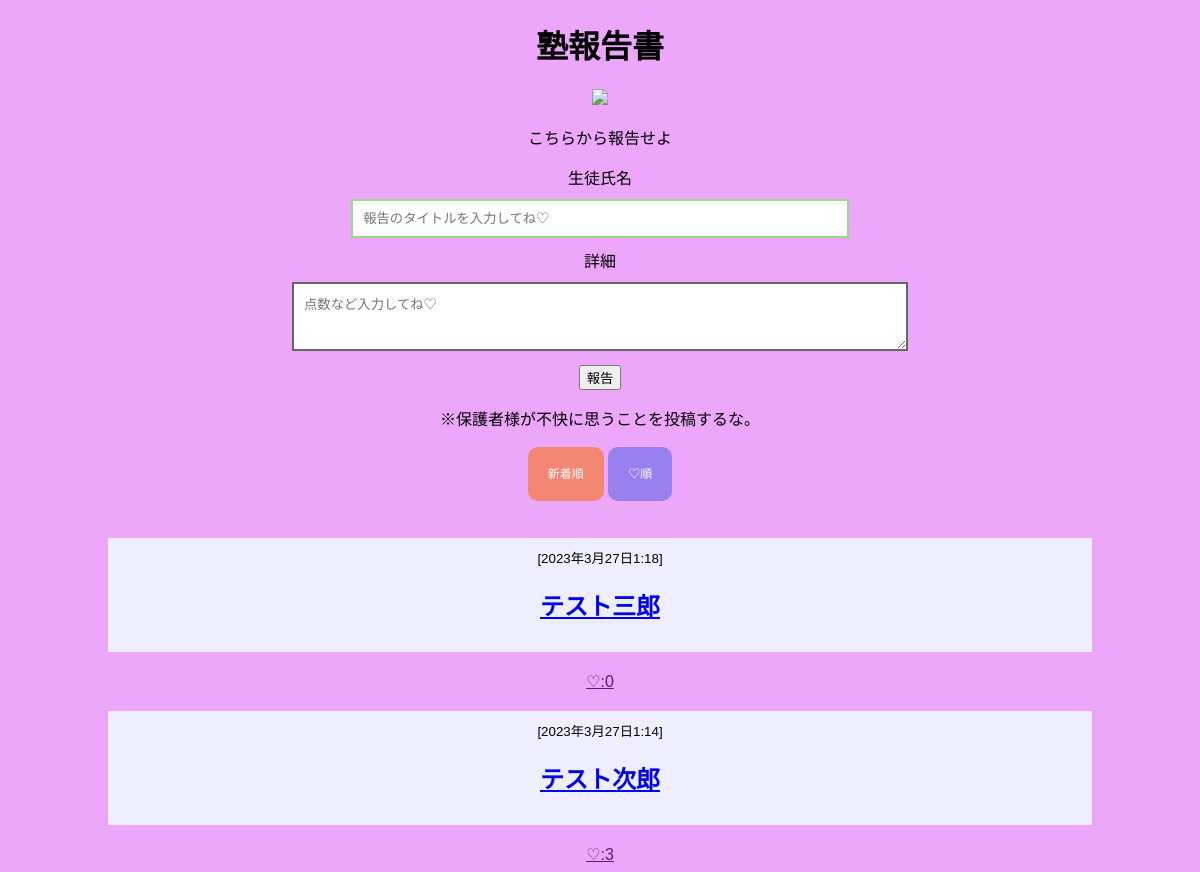
The app's page /, older data.
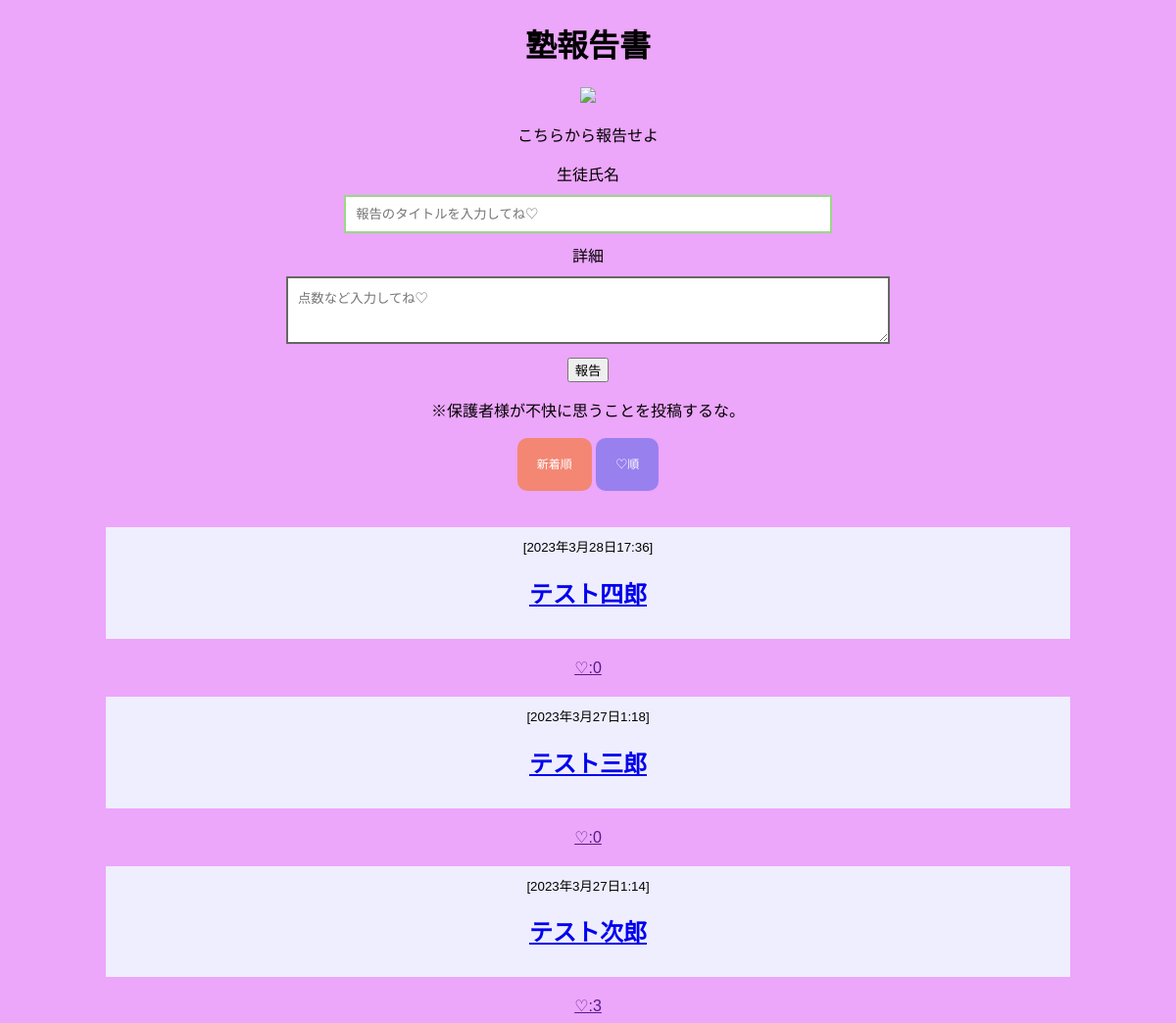
The same page, newer data.
### cram/models.py (models this page shows, shortened)
class Article(models.Model):
    title = models.CharField(max_length=200)
    body = models.TextField()
    posted_at = models.DateTimeField(default=timezone.now)
    published_at = models.DateTimeField(blank=True, null=True)
    like = models.IntegerField(default=0)

### cram/views.py (the view)
# urls.py: path('', views.index, name='index'),
def index(request):
    if request.method == 'POST':
        article = Article(title=request.POST['title'], body=request.POST['text'])
        article.save()
        return redirect(detail, article.id)
    if ('sort' in request.GET):
        if request.GET['sort'] == 'like':
            articles = Article.objects.order_by('-like')
        else:
            articles = Article.objects.order_by('-posted_at')
    else:
        articles = Article.objects.order_by('-posted_at')
    context = {
        "articles": articles,
    }
    return render(request, 'project/index.html', context)

### cram/templates/project/index.html (shortened to what this page needs)
{% load static %}
<!DOCTYPE html>
<html>
  <head>
    <link href="{% static 'cram/css/default.css' %}" rel="stylesheet">
  </head>
  <body>
  <div style="text-align: center;">
    <h1>塾報告書</h1>
    <div style="text-align: center;">
      <img src="https://icongr.am/feather/wifi.svg?size=60&color=currentColor" >
    </div>
    <p>こちらから報告せよ</p>
    <form action="{% url 'index' %}" method="post">
      <div>
        <label for="titleInput">生徒氏名</label><br>
        <input id="titleInput" name="title" type="text" row="1" placeholder="報告のタイトルを入力してね♡">
      </div>
      <div>
        <label for="textInput">詳細</label><br>
        <textarea id="textInput" name="text" rows="3" placeholder="点数など入力してね♡"></textarea>
      </div>
      <div>
        <button type="submit">報告</button>
      </div>
    </form>
    <p>※保護者様が不快に思うことを投稿するな。</p>
    <br>
    <div>
      <a href="{% url 'index' %}?sort=Date" id="sort_new">新着順</a>
      <a href="{% url 'index' %}?sort=like" id="sort_like">♡順</a>
    </div>
    <br>
    <br>
    {% if articles %}
    {% for article in articles %}
    <div class="text">
    <small>[{{ article.posted_at }}]</small>
    <h2><a href="{% url 'detail' article.id %}">{{ article.title }}</a></h2>
    </div>
    <div>
      <a href=""onclick="like({{article.id}});">
        ♡:<span id="like{{article.id}}">{{ article.like }}</span>
      </a>
    </div>
    {% endfor %}
    {% else %}
    <p>No article.</p>
    {% endif %}
  </div>
  </body>
</html>

### cram/static/cram/css/default.css (style rules this page uses)
body { font-family: sans-serif; background-color: #eca6fa; }
h1 { color: rgb(210, 225, 116), }
h2 { padding: 0px 10px 0px 10px; }
#titleInput { margin: 10px; padding: 10px; border: solid 2px#9ad787; width: 40%; height: 40%; }
#textInput { margin: 10px; padding: 10px; border: solid 2px#666666; width: 50%; }
.text { margin: 20px 100px; padding: 10px; background-color: #eeeeff; }
#sort_new { padding: 20px 20px 20px 20px; border-radius: 10px; font-family: sans-serif; font-size: 12px; background-color: #f38774; color: #ffffff; text-decoration: none; }
#sort_like { padding: 20px 20px 20px 20px; border-radius: 10px; font-family: sans-serif; font-size: 12px; background-color: #9880ef; color: #ffffff; text-decoration: none; }

Row changes from the older to the newer data that the page shows:
added Article: posted_at "2023年3月28日17:36", title "テスト四郎", like "0"
